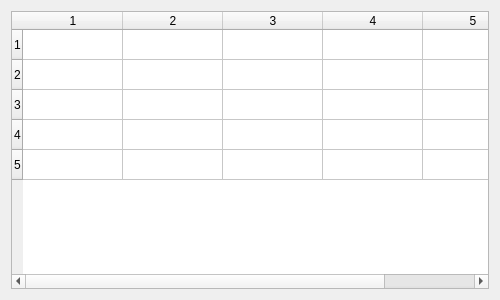
<?xml version="1.0" encoding="UTF-8"?>
<ui version="4.0">
 <class>frmDeviceSizeTable</class>
 <widget class="QWidget" name="frmDeviceSizeTable">
  <property name="geometry">
   <rect>
    <x>0</x>
    <y>0</y>
    <width>500</width>
    <height>300</height>
   </rect>
  </property>
  <property name="windowTitle">
   <string>Form</string>
  </property>
  <layout class="QVBoxLayout" name="verticalLayout">
   <item>
    <widget class="DeviceSizeTable" name="tableWidget">
     <row/>
     <row/>
     <row/>
     <row/>
     <row/>
     <column/>
     <column/>
     <column/>
     <column/>
     <column/>
     <item row="0" column="0"/>
     <item row="0" column="1">
      <property name="textAlignment">
       <set>AlignCenter</set>
      </property>
     </item>
     <item row="0" column="2">
      <property name="textAlignment">
       <set>AlignCenter</set>
      </property>
     </item>
     <item row="0" column="3">
      <property name="textAlignment">
       <set>AlignCenter</set>
      </property>
     </item>
     <item row="1" column="0"/>
     <item row="1" column="1">
      <property name="textAlignment">
       <set>AlignCenter</set>
      </property>
     </item>
     <item row="1" column="2">
      <property name="textAlignment">
       <set>AlignCenter</set>
      </property>
     </item>
     <item row="1" column="3">
      <property name="textAlignment">
       <set>AlignCenter</set>
      </property>
     </item>
     <item row="2" column="0"/>
     <item row="2" column="1">
      <property name="textAlignment">
       <set>AlignCenter</set>
      </property>
     </item>
     <item row="2" column="2">
      <property name="textAlignment">
       <set>AlignCenter</set>
      </property>
     </item>
     <item row="2" column="3">
      <property name="textAlignment">
       <set>AlignCenter</set>
      </property>
     </item>
     <item row="3" column="0"/>
     <item row="3" column="1">
      <property name="textAlignment">
       <set>AlignCenter</set>
      </property>
     </item>
     <item row="3" column="2">
      <property name="textAlignment">
       <set>AlignCenter</set>
      </property>
     </item>
     <item row="3" column="3">
      <property name="textAlignment">
       <set>AlignCenter</set>
      </property>
     </item>
     <item row="4" column="0"/>
     <item row="4" column="1">
      <property name="textAlignment">
       <set>AlignCenter</set>
      </property>
     </item>
     <item row="4" column="2">
      <property name="textAlignment">
       <set>AlignCenter</set>
      </property>
     </item>
     <item row="4" column="3">
      <property name="textAlignment">
       <set>AlignCenter</set>
      </property>
     </item>
    </widget>
   </item>
  </layout>
 </widget>
 <customwidgets>
  <customwidget>
   <class>DeviceSizeTable</class>
   <extends>QTableWidget</extends>
   <header>devicesizetable.h</header>
  </customwidget>
 </customwidgets>
 <resources/>
 <connections/>
</ui>
